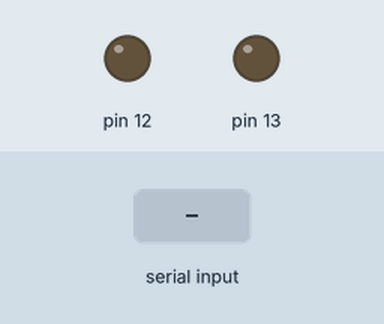
Recording of a sketch running on a simulated Arduino Uno, built with avr-gcc and run on an emulated ATmega328P. Parts: output pins drawn as LEDs (lit = HIGH). The inputs (shaded band) are chosen by the test bench.

Above: at 1.2 s.
1.3 s: "A" received over Serial
At 1.8 s:
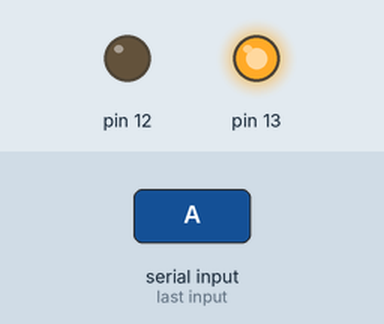
2.8 s: "B" received over Serial
At 4.0 s:
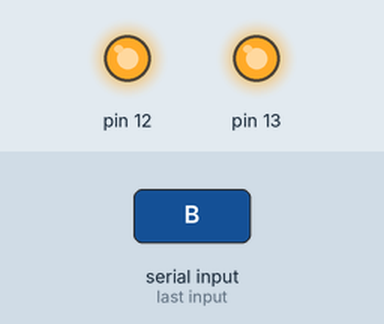
4.3 s: "a" received over Serial
At 5.3 s:
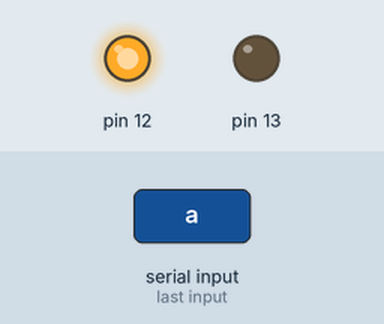
5.8 s: "b" received over Serial
At 6.4 s:
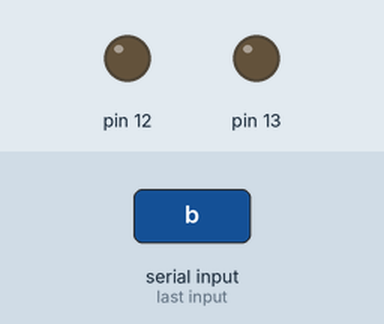
Timing chart, 0 to 8.3 s (numbered marks = the images above; inputs shaded):
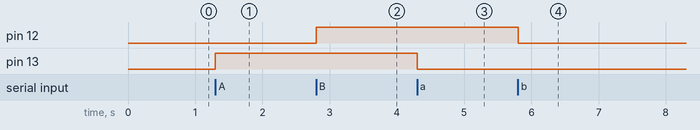

Measured:
- after the input at 1.3 s, pin 13: LOW → HIGH at once
- after the input at 2.8 s, pin 12: LOW → HIGH at once
- after the input at 4.3 s, pin 13: HIGH → LOW at once
- after the input at 5.8 s, pin 12: HIGH → LOW at once

The sketch:

12.HomeAutomation.ino
```cpp
char x;
void setup()
{
  pinMode(13,OUTPUT);
  pinMode(12,OUTPUT);
  Serial.begin(9600);
}

void loop()
{

  while(Serial.available())
   {  x=Serial.read();   }


     if(x=='A')
        {digitalWrite(13,HIGH);}

     else if(x=='a')
        {digitalWrite(13,LOW);}

     if(x=='B')
        {digitalWrite(12,HIGH);}

     else if(x=='b')
        {digitalWrite(12,LOW);}

}
```
